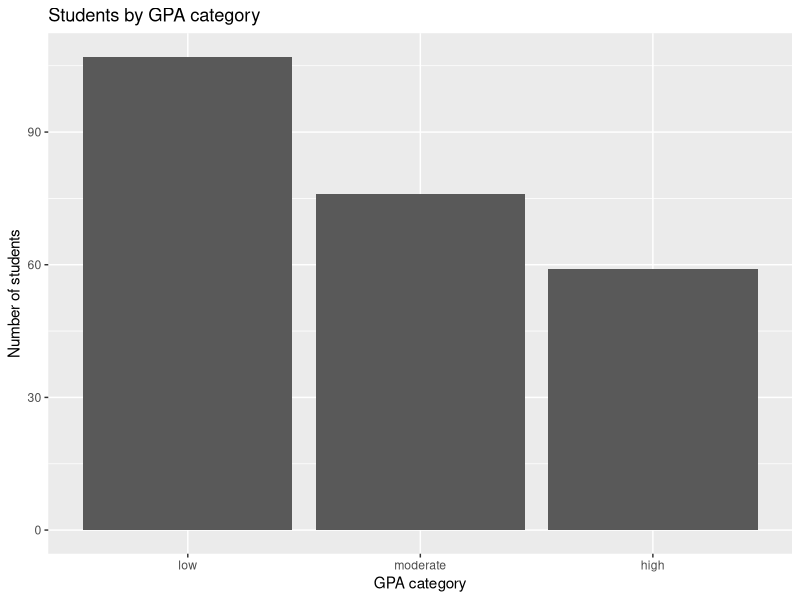

Write R code to recreate this figure.
## ---- chunk 1
library(tidyverse)
students <- read.csv("new_students.csv", header = TRUE)
head(students)
## ---- chunk 2
students$GPA.cat<-factor(students$GPA.cat, levels=c("low", "moderate", "high"))
table(students$GPA.cat)
## ---- chunk 3
ggplot(students[!is.na(students$GPA.cat),], aes(x=GPA.cat))+
  geom_bar()+
  labs(x="GPA category", y="Number of students",
        title="Students by GPA category")
## ---- chunk 4

